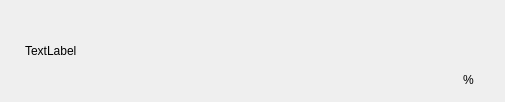
<?xml version="1.0" encoding="UTF-8"?>
<ui version="4.0">
 <class>YieldRateWgt</class>
 <widget class="QWidget" name="YieldRateWgt">
  <property name="geometry">
   <rect>
    <x>0</x>
    <y>0</y>
    <width>505</width>
    <height>102</height>
   </rect>
  </property>
  <property name="windowTitle">
   <string>YieldRateWgt</string>
  </property>
  <layout class="QVBoxLayout" name="verticalLayout">
   <property name="spacing">
    <number>0</number>
   </property>
   <property name="leftMargin">
    <number>0</number>
   </property>
   <property name="topMargin">
    <number>0</number>
   </property>
   <property name="rightMargin">
    <number>0</number>
   </property>
   <property name="bottomMargin">
    <number>0</number>
   </property>
   <item>
    <widget class="QWidget" name="bgWidget" native="true">
     <layout class="QHBoxLayout" name="horizontalLayout_2">
      <property name="spacing">
       <number>58</number>
      </property>
      <property name="leftMargin">
       <number>25</number>
      </property>
      <property name="topMargin">
       <number>0</number>
      </property>
      <property name="rightMargin">
       <number>27</number>
      </property>
      <property name="bottomMargin">
       <number>0</number>
      </property>
      <item>
       <layout class="QVBoxLayout" name="verticalLayout_2">
        <item>
         <widget class="QLabel" name="titleLabel">
          <property name="minimumSize">
           <size>
            <width>0</width>
            <height>27</height>
           </size>
          </property>
          <property name="maximumSize">
           <size>
            <width>16777215</width>
            <height>27</height>
           </size>
          </property>
          <property name="text">
           <string>TextLabel</string>
          </property>
         </widget>
        </item>
       </layout>
      </item>
      <item>
       <widget class="QWidget" name="widget" native="true">
        <property name="minimumSize">
         <size>
          <width>120</width>
          <height>102</height>
         </size>
        </property>
        <property name="maximumSize">
         <size>
          <width>120</width>
          <height>102</height>
         </size>
        </property>
        <widget class="AngKRoundProgressBarEx" name="roundProgress" native="true">
         <property name="geometry">
          <rect>
           <x>0</x>
           <y>0</y>
           <width>114</width>
           <height>102</height>
          </rect>
         </property>
         <property name="minimumSize">
          <size>
           <width>114</width>
           <height>102</height>
          </size>
         </property>
         <property name="maximumSize">
          <size>
           <width>114</width>
           <height>102</height>
          </size>
         </property>
        </widget>
        <widget class="QLabel" name="symbolLabel">
         <property name="geometry">
          <rect>
           <x>105</x>
           <y>70</y>
           <width>17</width>
           <height>20</height>
          </rect>
         </property>
         <property name="minimumSize">
          <size>
           <width>17</width>
           <height>20</height>
          </size>
         </property>
         <property name="maximumSize">
          <size>
           <width>17</width>
           <height>20</height>
          </size>
         </property>
         <property name="text">
          <string>%</string>
         </property>
        </widget>
       </widget>
      </item>
     </layout>
    </widget>
   </item>
  </layout>
 </widget>
 <layoutdefault spacing="6" margin="11"/>
 <customwidgets>
  <customwidget>
   <class>AngKRoundProgressBarEx</class>
   <extends>QWidget</extends>
   <header>angkroundprogressbarex.h</header>
   <container>1</container>
  </customwidget>
 </customwidgets>
 <resources/>
 <connections/>
</ui>
